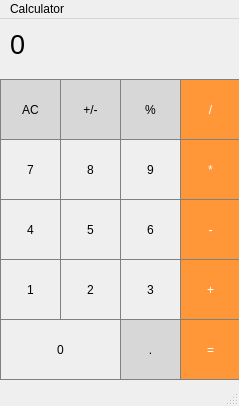
<?xml version="1.0" encoding="UTF-8"?>
<ui version="4.0">
 <class>MainWindow</class>
 <widget class="QMainWindow" name="MainWindow">
  <property name="geometry">
   <rect>
    <x>0</x>
    <y>0</y>
    <width>239</width>
    <height>406</height>
   </rect>
  </property>
  <property name="windowTitle">
   <string>MainWindow</string>
  </property>
  <widget class="QWidget" name="centralwidget">
   <widget class="QLabel" name="label">
    <property name="geometry">
     <rect>
      <x>10</x>
      <y>0</y>
      <width>221</width>
      <height>51</height>
     </rect>
    </property>
    <property name="font">
     <font>
      <pointsize>20</pointsize>
     </font>
    </property>
    <property name="styleSheet">
     <string notr="true">QLabel
{
	qproperty-alignment:'AlignVCenter | AlignRight';
	border: 1px solid gray;
}
background-color: white;</string>
    </property>
    <property name="text">
     <string>0</string>
    </property>
   </widget>
   <widget class="QPushButton" name="pushButton_cancel">
    <property name="geometry">
     <rect>
      <x>0</x>
      <y>60</y>
      <width>61</width>
      <height>61</height>
     </rect>
    </property>
    <property name="styleSheet">
     <string notr="true">QPushButton
{
	background-color: rgb(215, 215, 215);
	border: 1px solid gray;
}
QPushButton:pressed
{
	background-color:qlineargradient(x1:0, y1:0, x2:0, y2:1, stop: 0 #BEBEBE, stop: 1 #D7D7D7);
}</string>
    </property>
    <property name="text">
     <string>AC</string>
    </property>
   </widget>
   <widget class="QPushButton" name="pushButton_plusandminus">
    <property name="geometry">
     <rect>
      <x>60</x>
      <y>60</y>
      <width>61</width>
      <height>61</height>
     </rect>
    </property>
    <property name="styleSheet">
     <string notr="true">QPushButton
{
	background-color: rgb(215, 215, 215);
	border: 1px solid gray;
}
QPushButton:pressed
{
	background-color:qlineargradient(x1:0, y1:0, x2:0, y2:1, stop: 0 #BEBEBE, stop: 1 #D7D7D7);
}</string>
    </property>
    <property name="text">
     <string>+/-</string>
    </property>
   </widget>
   <widget class="QPushButton" name="pushButton_percent">
    <property name="geometry">
     <rect>
      <x>120</x>
      <y>60</y>
      <width>61</width>
      <height>61</height>
     </rect>
    </property>
    <property name="styleSheet">
     <string notr="true">QPushButton
{
	background-color: rgb(215, 215, 215);
	border: 1px solid gray;
}
QPushButton:pressed
{
	background-color:qlineargradient(x1:0, y1:0, x2:0, y2:1, stop: 0 #BEBEBE, stop: 1 #D7D7D7);
}</string>
    </property>
    <property name="text">
     <string>%</string>
    </property>
   </widget>
   <widget class="QPushButton" name="pushButton_devide">
    <property name="geometry">
     <rect>
      <x>180</x>
      <y>60</y>
      <width>61</width>
      <height>61</height>
     </rect>
    </property>
    <property name="styleSheet">
     <string notr="true">QPushButton
{
	background-color:rgb(255, 151, 57);
	color: white;
	border: 1px solid gray;
}
QPushButton:pressed
{
	background-color: qlineargradient(x1:0, y1:0, x2:0, y2:1, stop: 0 #FF7832, stop: 1 #FF9739);
}</string>
    </property>
    <property name="text">
     <string>/</string>
    </property>
   </widget>
   <widget class="QPushButton" name="pushButton_9">
    <property name="geometry">
     <rect>
      <x>120</x>
      <y>120</y>
      <width>61</width>
      <height>61</height>
     </rect>
    </property>
    <property name="styleSheet">
     <string notr="true">QPushButton
{
	border: 1px solid gray;
}
QPushButton:pressed
{
	background-color: qlineargradient(x1: 0, y1: 0, x2: 0, y2: 1,
									stop: 0 #dadbde, stop: 1 #f6f7fa);
}</string>
    </property>
    <property name="text">
     <string>9</string>
    </property>
   </widget>
   <widget class="QPushButton" name="pushButton_8">
    <property name="geometry">
     <rect>
      <x>60</x>
      <y>120</y>
      <width>61</width>
      <height>61</height>
     </rect>
    </property>
    <property name="styleSheet">
     <string notr="true">QPushButton
{
	border: 1px solid gray;
}
QPushButton:pressed
{
	background-color: qlineargradient(x1: 0, y1: 0, x2: 0, y2: 1,
									stop: 0 #dadbde, stop: 1 #f6f7fa);
}</string>
    </property>
    <property name="text">
     <string>8</string>
    </property>
   </widget>
   <widget class="QPushButton" name="pushButton_multiply">
    <property name="geometry">
     <rect>
      <x>180</x>
      <y>120</y>
      <width>61</width>
      <height>61</height>
     </rect>
    </property>
    <property name="styleSheet">
     <string notr="true">QPushButton
{
	background-color:rgb(255, 151, 57);
	color: white;
	border: 1px solid gray;
}
QPushButton:pressed
{
	background-color: qlineargradient(x1:0, y1:0, x2:0, y2:1, stop: 0 #FF7832, stop: 1 #FF9739);
}</string>
    </property>
    <property name="text">
     <string>*</string>
    </property>
   </widget>
   <widget class="QPushButton" name="pushButton_7">
    <property name="geometry">
     <rect>
      <x>0</x>
      <y>120</y>
      <width>61</width>
      <height>61</height>
     </rect>
    </property>
    <property name="styleSheet">
     <string notr="true">QPushButton
{
	border: 1px solid gray;
}
QPushButton:pressed
{
	background-color: qlineargradient(x1: 0, y1: 0, x2: 0, y2: 1,
									stop: 0 #dadbde, stop: 1 #f6f7fa);
}</string>
    </property>
    <property name="text">
     <string>7</string>
    </property>
   </widget>
   <widget class="QPushButton" name="pushButton_6">
    <property name="geometry">
     <rect>
      <x>120</x>
      <y>180</y>
      <width>61</width>
      <height>61</height>
     </rect>
    </property>
    <property name="styleSheet">
     <string notr="true">QPushButton
{
	border: 1px solid gray;
}
QPushButton:pressed
{
	background-color: qlineargradient(x1: 0, y1: 0, x2: 0, y2: 1,
									stop: 0 #dadbde, stop: 1 #f6f7fa);
}</string>
    </property>
    <property name="text">
     <string>6</string>
    </property>
   </widget>
   <widget class="QPushButton" name="pushButton_5">
    <property name="geometry">
     <rect>
      <x>60</x>
      <y>180</y>
      <width>61</width>
      <height>61</height>
     </rect>
    </property>
    <property name="styleSheet">
     <string notr="true">QPushButton
{
	border: 1px solid gray;
}
QPushButton:pressed
{
	background-color: qlineargradient(x1: 0, y1: 0, x2: 0, y2: 1,
									stop: 0 #dadbde, stop: 1 #f6f7fa);
}</string>
    </property>
    <property name="text">
     <string>5</string>
    </property>
   </widget>
   <widget class="QPushButton" name="pushButton_minus">
    <property name="geometry">
     <rect>
      <x>180</x>
      <y>180</y>
      <width>61</width>
      <height>61</height>
     </rect>
    </property>
    <property name="styleSheet">
     <string notr="true">QPushButton
{
	background-color:rgb(255, 151, 57);
	color: white;
	border: 1px solid gray;
}
QPushButton:pressed
{
	background-color: qlineargradient(x1:0, y1:0, x2:0, y2:1, stop: 0 #FF7832, stop: 1 #FF9739);
}</string>
    </property>
    <property name="text">
     <string>-</string>
    </property>
   </widget>
   <widget class="QPushButton" name="pushButton_4">
    <property name="geometry">
     <rect>
      <x>0</x>
      <y>180</y>
      <width>61</width>
      <height>61</height>
     </rect>
    </property>
    <property name="styleSheet">
     <string notr="true">QPushButton
{
	border: 1px solid gray;
}
QPushButton:pressed
{
	background-color: qlineargradient(x1: 0, y1: 0, x2: 0, y2: 1,
									stop: 0 #dadbde, stop: 1 #f6f7fa);
}</string>
    </property>
    <property name="text">
     <string>4</string>
    </property>
   </widget>
   <widget class="QPushButton" name="pushButton_3">
    <property name="geometry">
     <rect>
      <x>120</x>
      <y>240</y>
      <width>61</width>
      <height>61</height>
     </rect>
    </property>
    <property name="styleSheet">
     <string notr="true">QPushButton
{
	border: 1px solid gray;
}
QPushButton:pressed
{
	background-color: qlineargradient(x1: 0, y1: 0, x2: 0, y2: 1,
									stop: 0 #dadbde, stop: 1 #f6f7fa);
}</string>
    </property>
    <property name="text">
     <string>3</string>
    </property>
   </widget>
   <widget class="QPushButton" name="pushButton_2">
    <property name="geometry">
     <rect>
      <x>60</x>
      <y>240</y>
      <width>61</width>
      <height>61</height>
     </rect>
    </property>
    <property name="styleSheet">
     <string notr="true">QPushButton
{
	border: 1px solid gray;
}
QPushButton:pressed
{
	background-color: qlineargradient(x1: 0, y1: 0, x2: 0, y2: 1,
									stop: 0 #dadbde, stop: 1 #f6f7fa);
}</string>
    </property>
    <property name="text">
     <string>2</string>
    </property>
   </widget>
   <widget class="QPushButton" name="pushButton_plus">
    <property name="geometry">
     <rect>
      <x>180</x>
      <y>240</y>
      <width>61</width>
      <height>61</height>
     </rect>
    </property>
    <property name="styleSheet">
     <string notr="true">QPushButton
{
	background-color:rgb(255, 151, 57);
	color: white;
	border: 1px solid gray;
}
QPushButton:pressed
{
	background-color: qlineargradient(x1:0, y1:0, x2:0, y2:1, stop: 0 #FF7832, stop: 1 #FF9739);
}</string>
    </property>
    <property name="text">
     <string>+</string>
    </property>
   </widget>
   <widget class="QPushButton" name="pushButton_one">
    <property name="geometry">
     <rect>
      <x>0</x>
      <y>240</y>
      <width>61</width>
      <height>61</height>
     </rect>
    </property>
    <property name="styleSheet">
     <string notr="true">QPushButton
{
	border: 1px solid gray;
}
QPushButton:pressed
{
	background-color: qlineargradient(x1: 0, y1: 0, x2: 0, y2: 1,
									stop: 0 #dadbde, stop: 1 #f6f7fa);
}</string>
    </property>
    <property name="text">
     <string>1</string>
    </property>
   </widget>
   <widget class="QPushButton" name="pushButton_dot">
    <property name="geometry">
     <rect>
      <x>120</x>
      <y>300</y>
      <width>61</width>
      <height>61</height>
     </rect>
    </property>
    <property name="styleSheet">
     <string notr="true">QPushButton
{
	background-color: rgb(215, 215, 215);
	border: 1px solid gray;
}
QPushButton:pressed
{
	background-color:qlineargradient(x1:0, y1:0, x2:0, y2:1, stop: 0 #BEBEBE, stop: 1 #D7D7D7);
}</string>
    </property>
    <property name="text">
     <string>.</string>
    </property>
   </widget>
   <widget class="QPushButton" name="pushButton_equal">
    <property name="geometry">
     <rect>
      <x>180</x>
      <y>300</y>
      <width>61</width>
      <height>61</height>
     </rect>
    </property>
    <property name="styleSheet">
     <string notr="true">QPushButton
{
	background-color:rgb(255, 151, 57);
	color: white;
	border: 1px solid gray;
}
QPushButton:pressed
{
	background-color: qlineargradient(x1:0, y1:0, x2:0, y2:1, stop: 0 #FF7832, stop: 1 #FF9739);
}</string>
    </property>
    <property name="text">
     <string>=</string>
    </property>
   </widget>
   <widget class="QPushButton" name="pushButton_noll">
    <property name="geometry">
     <rect>
      <x>0</x>
      <y>300</y>
      <width>121</width>
      <height>61</height>
     </rect>
    </property>
    <property name="styleSheet">
     <string notr="true">QPushButton
{
	border: 1px solid gray;
}
QPushButton:pressed
{
	background-color: qlineargradient(x1: 0, y1: 0, x2: 0, y2: 1,
									stop: 0 #dadbde, stop: 1 #f6f7fa);
}</string>
    </property>
    <property name="text">
     <string>0</string>
    </property>
   </widget>
  </widget>
  <widget class="QMenuBar" name="menubar">
   <property name="geometry">
    <rect>
     <x>0</x>
     <y>0</y>
     <width>239</width>
     <height>20</height>
    </rect>
   </property>
   <widget class="QMenu" name="menuCalculator">
    <property name="title">
     <string>Calculator</string>
    </property>
   </widget>
   <addaction name="menuCalculator"/>
  </widget>
  <widget class="QStatusBar" name="statusbar"/>
 </widget>
 <resources/>
 <connections/>
</ui>
